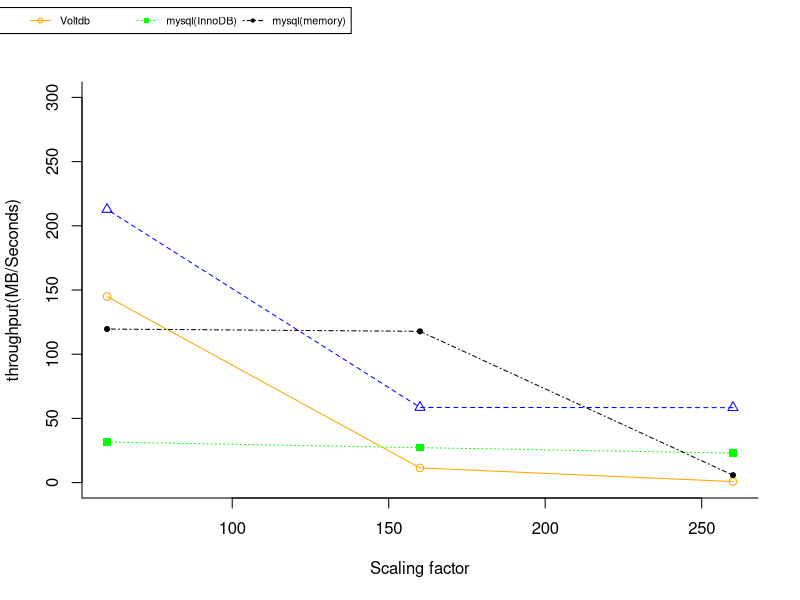

The R source for this figure:
set.seed(1) # just to get the same random numbers
par(xpd=FALSE) # this is usually the default

volt_db = read.csv(file = "voltdb_results.csv", header =  F);
monet_db = read.csv(file = "monetdblogs.csv", header =  F);
mysql_db = read.csv(file = "std_bfr_mysql_log.csv", header =  F);
mm_mysql_db = read.csv(file = "mmysql_log.csv", header =  F);

plot(monet_db$V1, monet_db$V5, type="o", col="blue", pch=2, lty=2, bty='L',  ylim=c(0,300), ylab="throughput(MB/Seconds)" , xlab ="Scaling factor" )

points(volt_db$V1, volt_db$V5,  col="orange", pch=1);
lines(volt_db$V1, volt_db$V5,  col="orange",lty=1);

points(mysql_db$V1, mysql_db$V5,  col="green", pch=15);
lines(mysql_db$V1, mysql_db$V5,  col="green",lty=3);

points(mm_mysql_db$V1, mm_mysql_db$V5,  col="black", pch=20);
lines(mm_mysql_db$V1, mm_mysql_db$V5,  col="black",lty=4);

par(xpd=TRUE)
legend(0.75, 370, legend=c("monetdb", "Voltdb","mysql(InnoDB)","mysql(memory)"),
       col=c("blue", "orange","green","black"), pch =c(2,1,15,20) , lty=c(2,1,3,4) , cex=0.65, horiz = T)
